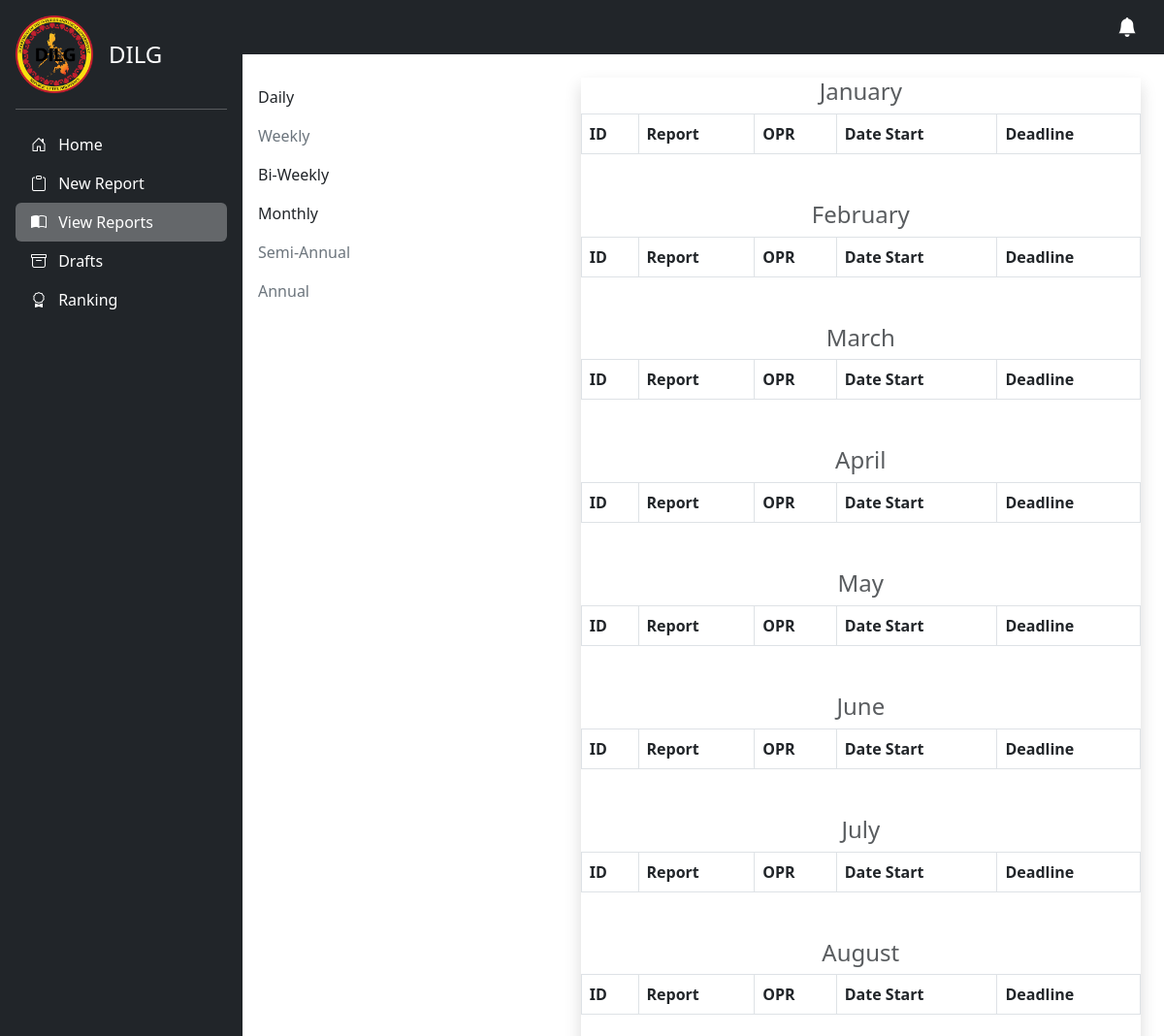
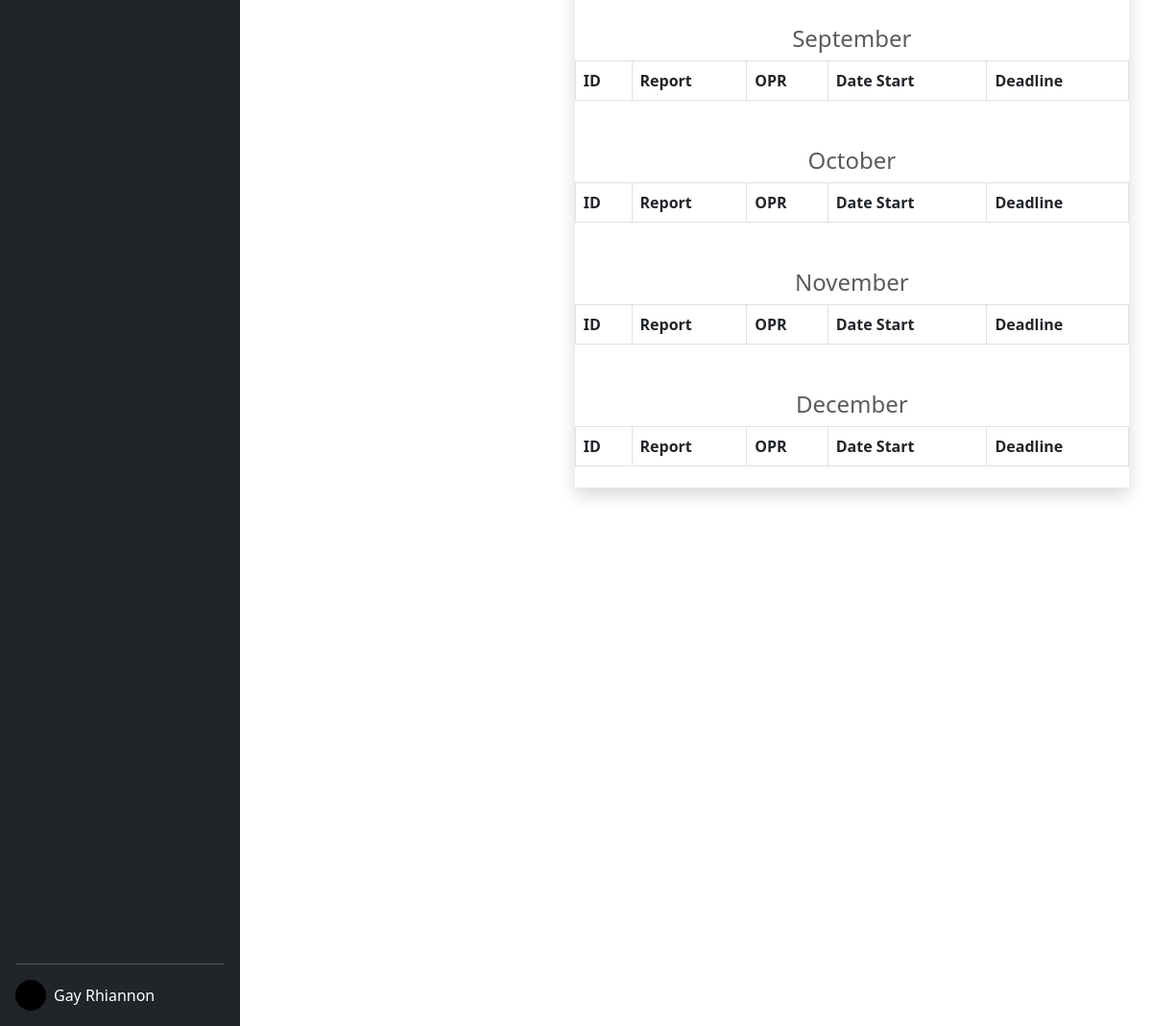
/admin/monthly.php (signed in), run on the app's committed database (2 pictures, top to bottom).
### tables this page shows
CREATE TABLE `users` (
  `id` int(11) NOT NULL,
  `user_type` int(50) NOT NULL,
  `email` varchar(50) NOT NULL,
  `email_status` int(11) NOT NULL,
  `password` varchar(255) NOT NULL,
  `first_name` varchar(50) NOT NULL,
  `middle_name` varchar(50) NOT NULL,
  `last_name` varchar(50) NOT NULL,
  `date_of_birth` date NOT NULL,
  `barangay` varchar(50) NOT NULL,
  `v_token` varchar(255) NOT NULL,
  `image` blob NOT NULL,
  `date_time_created` datetime NOT NULL,
  `date_time_updated` datetime NOT NULL
);

### admin/monthly.php (the view, shortened to what this page needs)
<?php
include 'images.php';
$email = $_SESSION['email'];
$report_link = "add-report.php";
$view_link = "reports.php";
$draft_link = "draft.php";
$ranking = "ranking.php";
?>
<!DOCTYPE html>
<html lang="en">
<head>
    <link href="https://cdn.jsdelivr.net/npm/bootstrap@5.3.0-alpha1/dist/css/bootstrap.min.css" rel="stylesheet">
    <link rel="stylesheet" href="https://cdnjs.cloudflare.com/ajax/libs/bootstrap-icons/1.10.3/font/bootstrap-icons.min.css" />
    <link rel="stylesheet" href="../src/css/preloader.css">
</head>
<body>
    <main class="d-flex">
        <div class="d-flex flex-column flex-shrink-0 p-3 text-white bg-dark" style="width: 250px; min-height: 100vh;">
            <a href="/" class="d-flex align-items-center mb-3 mb-md-0 me-md-auto text-white text-decoration-none">
                <img src="../src/img/dilg.png" height="80" alt="">
                <span class="fs-4 ps-3">DILG</span>
            </a>
            <hr>
            <ul class="nav nav-pills flex-column mb-auto">
                <li class="nav-item">
                    <a href="index.php" class="nav-link text-white">
                        <i class="bi bi-house-door me-2"></i>
                        Home
                    </a>
                </li>
                <li>
                    <a href="<?php echo $report_link ?>" class="nav-link text-white">
                        <i class="bi bi-clipboard me-2"></i>
                        New Report
                    </a>
                </li>
                <li>
                    <a href="<?php echo $view_link ?>" class="nav-link text-white active" aria-current="page">
                        <i class="bi bi-book-half me-2"></i>
                        View Reports
                    </a>
                </li>
                <li>
                    <a href="<?php echo $draft_link ?>" class="nav-link text-white">
                        <i class="bi bi-archive me-2"></i>
                        Drafts
                    </a>
                </li>
                <li>
                    <a href="<?php echo $ranking ?>" class="nav-link text-white">
                        <i class="bi bi-award me-2"></i>
                        Ranking
                    </a>
                </li>
            </ul>
            <hr>
            <div class="dropdown">
                <a href="#" class="d-flex align-items-center text-white text-decoration-none" id="dropdownUser1" data-bs-toggle="dropdown" aria-expanded="false">
                    <?php
                    $sql_admin = "SELECT * FROM users WHERE email = '$email'";
                    $query_admin = mysqli_query($conn, $sql_admin);
                    $admin_row = mysqli_fetch_array($query_admin);
                    ?>
                    <img src="<?php if (empty($admin_row['image'])) {
                                    echo '../src/img/avatar.svg';
                                } else {
                                    echo 'admins/' . $admin_row['image'];
                                } ?>" alt="" width="32" height="32" class="rounded-circle me-2">
                    <?= $admin_row['first_name'] . ' ' . $admin_row['last_name'] ?>
                </a>
            </div>
        </div>
        <div class="container-fluid p-0">
            <nav class="navbar bg-dark navbar-dark">
                <div class="container">
                    <a class="navbar-brand ms-auto" href="#"><i class="bi bi-bell-fill"></i></a>
                </div>
            </nav>
            <div class="row mt-4">
                <div class="col-lg-4">
                    <ul class="nav flex-column">
                        <li class="nav-item">
                            <a class="nav-link text-dark" href="daily.php">Daily</a>
                        </li>
                        <li class="nav-item">
                            <a class="nav-link text-secondary" href="weekly.php">Weekly</a>
                        </li>
                        <li class="nav-item">
                            <a class="nav-link text-dark" href="bi-weekly.php">Bi-Weekly</a>
                        </li>
                        <li class="nav-item">
                            <a class="nav-link text-dark" href="monthly.php">Monthly</a>
                        </li>
                        <li class="nav-item">
                            <a class="nav-link text-secondary" href="semi-anual.php">Semi-Annual</a>
                        </li>
                        <li class="nav-item">
                            <a class="nav-link text-secondary" href="annualy.php">Annual</a>
                        </li>
                    </ul>
                </div>
                <div class="col-lg-8">
                    <div class="card shadow py-0 mx-4" style="border: none; border-radius: 0; max-height: 70vh; overflow: hidden; overflow-y:scroll ;">
                        <h1 class="text-center text-muted h4">January</h1>
                        <table class="table table-bordered mb-5">
                            <thead>
                                <tr>
                                    <th>ID</th>
                                    <th>Report</th>
                                    <th>OPR</th>
                                    <th>Date Start</th>
                                    <th>Deadline</th>
                                </tr>
                            </thead>
                        </table>
                        <h1 class="text-center text-muted h4">February</h1>
                        <table class="table table-bordered mb-5">
                            <thead>
                                <tr>
                                    <th>ID</th>
                                    <th>Report</th>
                                    <th>OPR</th>
                                    <th>Date Start</th>
                                    <th>Deadline</th>
                                </tr>
                            </thead>
                        </table>
                        <h1 class="text-center text-muted h4">March</h1>
                        <table class="table table-bordered mb-5">
                            <thead>
                                <tr>
                                    <th>ID</th>
                                    <th>Report</th>
                                    <th>OPR</th>
                                    <th>Date Start</th>
                                    <th>Deadline</th>
                                </tr>
                            </thead>
                        </table>
                        <h1 class="text-center text-muted h4">April</h1>
                        <table class="table table-bordered mb-5">
                            <thead>
                                <tr>
                                    <th>ID</th>
                                    <th>Report</th>
                                    <th>OPR</th>
                                    <th>Date Start</th>
                                    <th>Deadline</th>
                                </tr>
                            </thead>
                        </table>
                        <h1 class="text-center text-muted h4">May</h1>
                        <table class="table table-bordered mb-5">
                            <thead>
                                <tr>
                                    <th>ID</th>
                                    <th>Report</th>
                                    <th>OPR</th>
                                    <th>Date Start</th>
                                    <th>Deadline</th>
                                </tr>
                            </thead>
                        </table>
                        <h1 class="text-center text-muted h4">June</h1>
                        <table class="table table-bordered mb-5">
                            <thead>
                                <tr>
                                    <th>ID</th>
                                    <th>Report</th>
                                    <th>OPR</th>
                                    <th>Date Start</th>
                                    <th>Deadline</th>
                                </tr>
                            </thead>
                        </table>
                        <h1 class="text-center text-muted h4">July</h1>
                        <table class="table table-bordered mb-5">
                            <thead>
                                <tr>
                                    <th>ID</th>
                                    <th>Report</th>
                                    <th>OPR</th>
                                    <th>Date Start</th>
                                    <th>Deadline</th>
                                </tr>
                            </thead>
                        </table>
                        <h1 class="text-center text-muted h4">August</h1>
                        <table class="table table-bordered mb-5">
                            <thead>
                                <tr>
                                    <th>ID</th>
                                    <th>Report</th>
                                    <th>OPR</th>
                                    <th>Date Start</th>
                                    <th>Deadline</th>
                                </tr>
                            </thead>
                        </table>
                        <h1 class="text-center text-muted h4">September</h1>
                        <table class="table table-bordered mb-5">
                            <thead>
                                <tr>
                                    <th>ID</th>
                                    <th>Report</th>
                                    <th>OPR</th>
                                    <th>Date Start</th>
                                    <th>Deadline</th>
                                </tr>
                            </thead>
                        </table>
                        <h1 class="text-center text-muted h4">October</h1>
                        <table class="table table-bordered mb-5">
                            <thead>
                                <tr>
                                    <th>ID</th>
                                    <th>Report</th>
                                    <th>OPR</th>
                                    <th>Date Start</th>
                                    <th>Deadline</th>
                                </tr>
                            </thead>
                        </table>
                        <h1 class="text-center text-muted h4">November</h1>
                        <table class="table table-bordered mb-5">
                            <thead>
                                <tr>
                                    <th>ID</th>
                                    <th>Report</th>
                                    <th>OPR</th>
                                    <th>Date Start</th>
                                    <th>Deadline</th>
                                </tr>
                            </thead>
                        </table>
                        <h1 class="text-center text-muted h4">December</h1>
                        <table class="table table-bordered mb-5">
                            <thead>
                                <tr>
                                    <th>ID</th>
                                    <th>Report</th>
                                    <th>OPR</th>
                                    <th>Date Start</th>
                                    <th>Deadline</th>
                                </tr>
                            </thead>
                        </table>
                    </div>
                </div>
            </div>
        </div>
    </main>
</body>
</html>

### admin/monthly.php (style rules this page uses)
body { overflow-x: hidden; }
.active { background: rgba(255, 255, 255, 0.3) !important; }

### data on the page
users: image (picture), first_name "Gay", last_name "Rhiannon"
